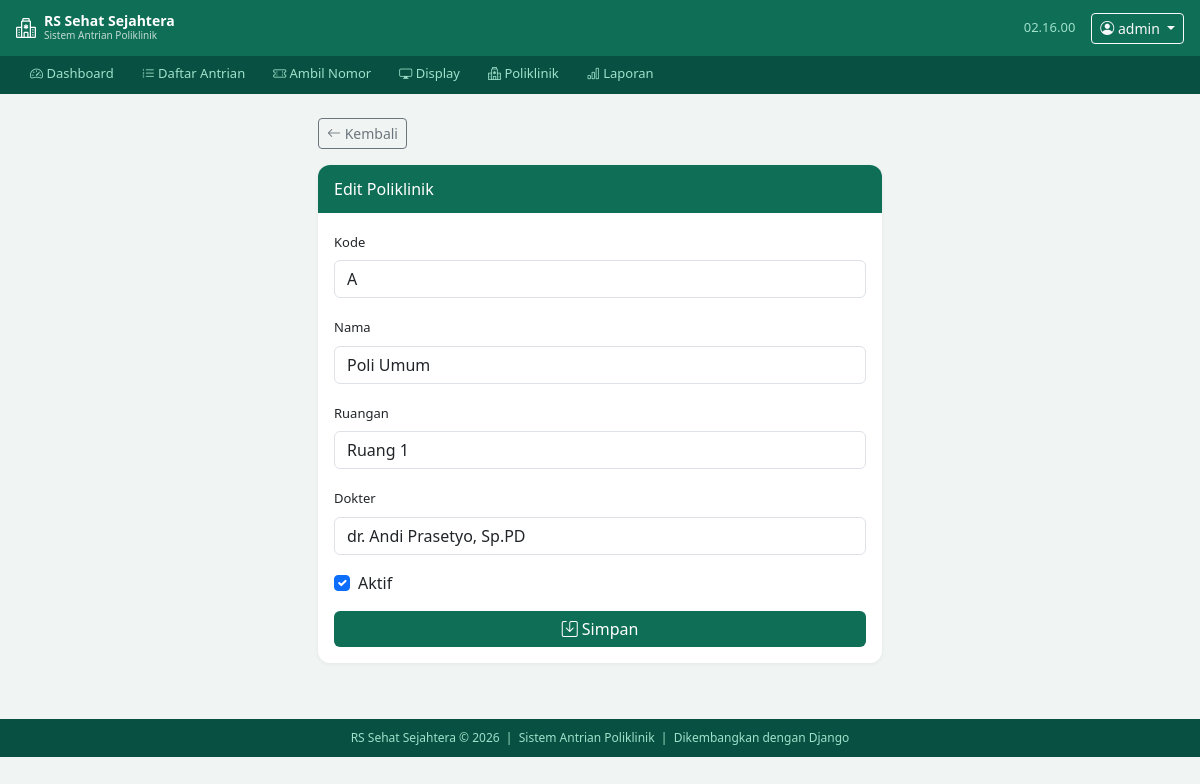
The page /poliklinik/1/edit/ (signed in) on the database its author committed.
### antrian/models.py (models this page shows, shortened)
class Poliklinik(models.Model):
    KODE_CHOICES = [
        ('A', 'Poli Umum'),
        ('B', 'Poli Anak'),
        ('C', 'Poli Gigi'),
        ('D', 'Poli Kandungan'),
        ('E', 'Poli Jantung'),
        ('F', 'Poli Mata'),
    ]
    kode = models.CharField(max_length=2, unique=True)
    nama = models.CharField(max_length=100)
    ruangan = models.CharField(max_length=20, default='Ruang 1')
    dokter = models.CharField(max_length=100, blank=True)
    aktif = models.BooleanField(default=True)
    class Meta:
        verbose_name = 'Poliklinik'
        verbose_name_plural = 'Poliklinik'
        ordering = ['kode']

### antrian/views.py (the view)
# urls.py: path('poliklinik/<int:pk>/edit/', views.edit_poliklinik, name='edit_poliklinik'),
@login_required
def edit_poliklinik(request, pk):
    poli = get_object_or_404(Poliklinik, pk=pk)
    form = PoliklinikForm(request.POST or None, instance=poli)
    if request.method == 'POST' and form.is_valid():
        form.save()
        messages.success(request, 'Poliklinik berhasil diperbarui.')
        return redirect('kelola_poliklinik')
    return render(request, 'antrian/form_poliklinik.html', {'form': form, 'judul': 'Edit Poliklinik'})

### antrian/forms.py
class PoliklinikForm(forms.ModelForm):
    class Meta:
        model = Poliklinik
        fields = ['kode', 'nama', 'ruangan', 'dokter', 'aktif']
        widgets = {
            'kode': forms.TextInput(attrs={'class': 'form-control', 'placeholder': 'Contoh: A'}),
            'nama': forms.TextInput(attrs={'class': 'form-control', 'placeholder': 'Contoh: Poli Umum'}),
            'ruangan': forms.TextInput(attrs={'class': 'form-control', 'placeholder': 'Contoh: Ruang 1'}),
            'dokter': forms.TextInput(attrs={'class': 'form-control', 'placeholder': 'Nama dokter'}),
            'aktif': forms.CheckboxInput(attrs={'class': 'form-check-input'}),
        }

### antrian/templates/antrian/form_poliklinik.html (shortened to what this page needs)
{% extends 'antrian/base.html' %}
{% block content %}
<div class="row justify-content-center">
  <div class="col-lg-6">
    <a href="{% url 'kelola_poliklinik' %}" class="btn btn-sm btn-outline-secondary mb-3"><i class="bi bi-arrow-left"></i> Kembali</a>
    <div class="card">
      <div class="card-header-rs">{{ judul }}</div>
      <div class="card-body">
        <form method="post">
          {% for field in form %}
          <div class="mb-3 {% if field.field.widget.input_type == 'checkbox' %}form-check{% endif %}">
            {% if field.field.widget.input_type == 'checkbox' %}
              {{ field }} <label class="form-check-label" for="{{ field.id_for_label }}">{{ field.label }}</label>
            {% else %}
              <label class="form-label" style="font-size:13px">{{ field.label }}</label>
              {{ field }}
            {% endif %}
          </div>
          {% endfor %}
          <button type="submit" class="btn btn-rs w-100"><i class="bi bi-save"></i> Simpan</button>
        </form>
      </div>
    </div>
  </div>
</div>
{% endblock %}

### antrian/templates/antrian/base.html (shortened to what this page needs)
<!DOCTYPE html>
<html lang="id">
<head>
  <link href="https://cdn.jsdelivr.net/npm/bootstrap@5.3.0/dist/css/bootstrap.min.css" rel="stylesheet">
  <link href="https://cdn.jsdelivr.net/npm/bootstrap-icons@1.11.0/font/bootstrap-icons.css" rel="stylesheet">
</head>
<body>
<nav class="navbar navbar-expand-lg navbar-rs px-3">
  <a class="navbar-brand d-flex align-items-center gap-2" href="{% url 'dashboard' %}">
    <i class="bi bi-hospital fs-5"></i>
    <div>
      <div style="font-size:14px;font-weight:600;line-height:1">RS Sehat Sejahtera</div>
      <div style="font-size:10px;opacity:.75">Sistem Antrian Poliklinik</div>
    </div>
  </a>
  <div class="ms-auto d-flex align-items-center gap-3">
    <span class="navbar-text" id="jam-navbar"></span>
    {% if user.is_authenticated %}
    <div class="dropdown">
      <button class="btn btn-sm btn-outline-light dropdown-toggle" data-bs-toggle="dropdown">
        <i class="bi bi-person-circle"></i> {{ user.username }}
      </button>
    </div>
    {% endif %}
  </div>
</nav>
{% if user.is_authenticated %}
<div class="subnav">
  <ul class="nav">
    <li class="nav-item"><a class="nav-link {% if request.resolver_match.url_name == 'dashboard' %}active{% endif %}" href="{% url 'dashboard' %}"><i class="bi bi-speedometer2"></i> Dashboard</a></li>
    <li class="nav-item"><a class="nav-link {% if request.resolver_match.url_name == 'daftar_antrian' %}active{% endif %}" href="{% url 'daftar_antrian' %}"><i class="bi bi-list-ol"></i> Daftar Antrian</a></li>
    <li class="nav-item"><a class="nav-link {% if request.resolver_match.url_name == 'ambil_antrian' %}active{% endif %}" href="{% url 'ambil_antrian' %}"><i class="bi bi-ticket-perforated"></i> Ambil Nomor</a></li>
    <li class="nav-item"><a class="nav-link {% if request.resolver_match.url_name == 'display_board' %}active{% endif %}" href="{% url 'display_board' %}" target="_blank"><i class="bi bi-display"></i> Display</a></li>
    <li class="nav-item"><a class="nav-link {% if request.resolver_match.url_name == 'kelola_poliklinik' %}active{% endif %}" href="{% url 'kelola_poliklinik' %}"><i class="bi bi-hospital"></i> Poliklinik</a></li>
    <li class="nav-item"><a class="nav-link {% if request.resolver_match.url_name == 'laporan' %}active{% endif %}" href="{% url 'laporan' %}"><i class="bi bi-bar-chart"></i> Laporan</a></li>
  </ul>
</div>
{% endif %}
<main class="container-fluid px-4 py-3">
  {% block content %}{% endblock %}
</main>
<footer class="text-center">
  <div>RS Sehat Sejahtera &copy; 2026 &nbsp;|&nbsp; Sistem Antrian Poliklinik &nbsp;|&nbsp; Dikembangkan dengan Django</div>
</footer>
</body>
</html>

### antrian/templates/antrian/base.html (style rules this page uses)
:root { --rs-hijau: #0F6E56; --rs-hijau-gelap: #085041; --rs-hijau-muda: #E1F5EE; --rs-hijau-terang: #5DCAA5; }
body { background: #f0f4f2; font-family: 'Segoe UI', sans-serif; }
.navbar-rs { background: var(--rs-hijau); }
.navbar-rs .navbar-brand, .navbar-rs .nav-link { color: #fff !important; }
.navbar-rs .navbar-text { color: #9FE1CB; font-size: 13px; }
.subnav { background: var(--rs-hijau-gelap); padding: 0 16px; }
.subnav .nav-link { color: #9FE1CB !important; font-size: 13px; padding: 8px 14px; border-bottom: 2px solid transparent; }
.card { border: none; border-radius: 12px; box-shadow: 0 1px 4px rgba(0,0,0,.06); }
.card-header-rs { background: var(--rs-hijau); color: #fff; border-radius: 12px 12px 0 0 !important; padding: 12px 16px; font-weight: 500; }
.btn-rs { background: var(--rs-hijau); color: #fff; border: none; }
footer { background: var(--rs-hijau-gelap); color: #9FE1CB; font-size: 12px; padding: 10px 0; margin-top: 40px; }

### rows shown on the page
Poliklinik: form "A" "Poli Umum" "Ruang 1" "dr. Andi Prasetyo, Sp.PD", form "☑"

### other values the page prints
{{ user.username }} "admin"
{{ judul }} "Edit Poliklinik"
{{ field.label }} "Kode" "Nama" "Ruangan" "Dokter"
{{ field.label }} "Aktif"
